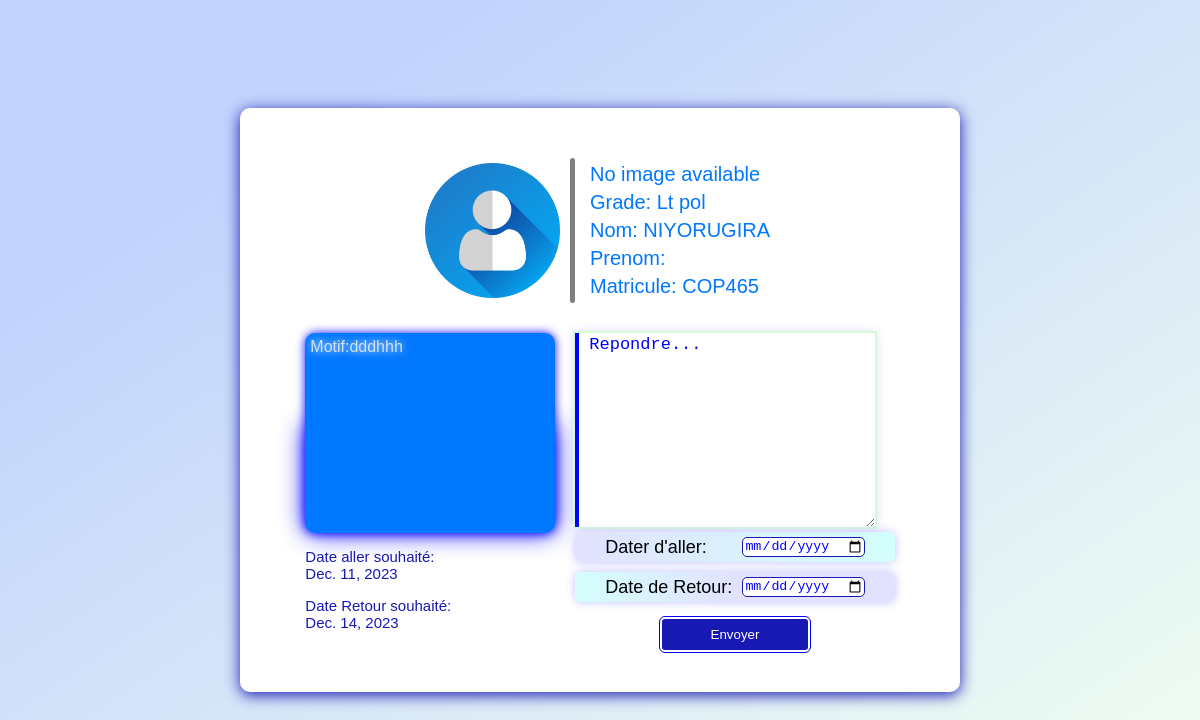
Screenshot of /dir_get_perm/2 with the database file from the repository.
### users/models.py (models this page shows, shortened)
class cop(models.Model):
    demandeur = models.ForeignKey(registeruser, on_delete=models.CASCADE, blank=True,default=None)
    motif=models.TextField()
    date=models.DateField(auto_now_add=True)
    date_aller=models.DateField(blank=True)
    date_retour=models.DateField(blank=True)
    signe=models.BooleanField(default=False)

class registeruser(models.Model):
    grade=models.CharField(max_length=50)
    nom=models.CharField(max_length=50)
    prenom=models.CharField(max_length=50)
    email=models.EmailField(default=True)
    matricule=models.CharField(max_length=50, primary_key=True)
    image=models.ImageField(upload_to='img',blank=True)
    promotion=models.CharField(max_length=50)
    commandant_promotion=models.CharField(max_length=50)
    date=models.DateField(auto_now_add=True)
    password=models.CharField(max_length=50)
    password1=models.CharField(max_length=50)

### users/views.py (the view, shortened to what this page needs)
# urls.py: path('dir_get_perm/<int:id>',dir_get_perm,name='dir_get_perm'),
def dir_get_perm(request,id):
    get_Register_all=get_object_or_404(cop,id=id)
    return render(request,'dir_get_perm.html',{'get_Register_all':get_Register_all})

### users/templates/dir_get_perm.html (shortened to what this page needs)
<!DOCTYPE html>
<html lang="en">
<head>
</head>
<body>
    <div class="container">
        <div class="introduce">
            <div class="img">
                <img src="3541871.png" alt="">
            </div>
            <div class="intro">
                {% if get_Register_all.image %}
                <td><img src="{{ get_Register_all.image.url }}" alt="" ></td>
                {% else %}
                <td><h2>No image available</h2></td>
                {% endif %}
                <h2>Grade: {{get_Register_all.demandeur.grade}} </h2>
                <h2>Nom: {{get_Register_all.demandeur.nom}} </h2>
                <h2>Prenom: {{get_Register_all.demandeur.prenom}} </h2>
                <h2>Matricule: {{get_Register_all.demandeur.matricule}} </h2>
            </div>
        </div>
        <div class="form">
            <div class="database">
                <div class="motifcont">
                    <div class="motif">
                        <h4 contenteditable="true" >Motif:{{ get_Register_all.motif }}</h4>
                    </div>
                    <div class="shadow"></div>
                </div>
                <div class="day">
                    <p>Date aller souhaité: <br> {{ get_Register_all.date_aller }}</p>
                    <p>Date Retour souhaité: <br> {{ get_Register_all.date_retour }}</p>
                </div>
            </div>
            <form action="" enctype="multipart/form-data" method="post">
                <textarea name="accords" id="accords" cols="30" rows="10" placeholder="Repondre..."></textarea>
                <div class="date">
                    <label for="date_aller">Dater d'aller:</label>
                    <input type="date" name="date_aller">
                </div>
                <div class="date two">
                    <label for="date_retour">Date de Retour:</label>
                    <input type="date" name="date_retour">
                </div>
                <button type="submit">Envoyer</button>
            </form>
        </div>
    </div>
</body>
</html>

### users/templates/dir_get_perm.html (style rules this page uses)
body { position: sticky; width: 100dvw; height: 100dvh; min-width: 980px; margin: 0; display: grid; place-content: center; background: linear-gradient( to bottom right, rgba(53, 109, 248, 0.3) 20%,rgba(161, 253, 161, 0.15)); perspective:300px; overflow: hidden; }
* { box-sizing: border-box }
:root { --clr:rgb(24, 24, 179) }
p { font-size: 17px }
.container { position: relative; display: flex; justify-content: center; flex-wrap: wrap; gap: 30px; width: 60vw; padding: 30px; padding-top: 50px; background: white; border-radius: 10px; box-shadow: 0 3px 15px var(--clr); font:200 18px arial; transition: .2s ease-in-out; transform: rotateX(122deg); transform-origin: bottom; animation: anime .4s ease-in-out 1 forwards; }
.introduce { position: relative; display:flex; }
.introduce h2 { margin: 5px; margin-left: 30px; font: 500 20px arial; color: rgb(0, 119, 255); }
.introduce .img { display: grid; place-content: center; }
.img img { position: relative; display: block; width: 135px; height: auto; margin: auto; }
.intro { margin: auto; }
.intro::after { content: ""; position: absolute; top: 0; height: 100%; width: 5px; margin-left: 10px; background-color: gray; border-radius: 10px; z-index: 100; }
.database h4 { color: blue; margin: 10px; font: 16px arial; }
.database .motif { position: relative; width: 250px; height: 200px; padding: 5px; margin: 0; border-radius: 10px; background-color: var(--clr); background-color: rgb(0, 119, 255); word-break: break-all; font-size: 15px; overflow: auto; box-shadow: 0 0 10px rgb(14, 14, 255); }
.motifcont { position: relative; }
.shadow { position: absolute; left: 0; bottom: 0; width: 100%; height: 55%; background-color: transparent; box-shadow: 0 0 25px blue; z-index: -1; border-radius: 10px; }
.motif h4 { margin: 0; color: rgb(214, 226, 226); text-shadow: 0 0 10px white; border: none; outline: none; }
.form { display: flex; gap: 20px; }
form { display: grid; place-content: center; }
textarea { width: 300px; color: blue; font-size: 17px; outline: 2px solid rgb(212, 252, 212); border: none; border-left: 4px solid blue; padding-left: 10px; box-shadow: 0 0 10px rgba(0, 0, 255, 0.214) ; text-align: justify; }
textarea::placeholder { color: blue; }
.date { display: flex; justify-content: space-between; align-items: center; gap: 10px; width:100%; height: 30px; border-radius: 6px; background-color: bisque; margin: 5px 0; padding: 0 30px; box-shadow: 0 0 10px rgb(191, 191, 255); background: linear-gradient(to right, rgb(226, 226, 255) 0%, rgba(109, 255, 245, 0.3) ); }
.date.two { background: linear-gradient(to right, rgba(109, 255, 245, 0.3) 0%, rgb(226, 226, 255) 50%); }
.date input { height: 20px; border: 1px solid var(--clr); border-radius: 5px; color: blue ; }
.day p { font: 15px arial; color: var(--clr); }
button { position: relative; left: calc(50% - 75px); cursor: pointer; margin: 10px 0; width: 150px; height: 35px; background-color: var(--clr); outline: 1px solid blue; border: 2px solid white; border-radius: 5px; color: white; }

### rows the page displays
cop: demandeur.grade "Lt pol", demandeur.nom "NIYORUGIRA", demandeur.matricule "COP465", motif "dddhhh", date_aller "Dec. 11, 2023", date_retour "Dec. 14, 2023"
